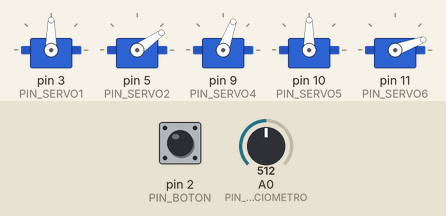
The sketch below on a simulated Arduino Uno, built with avr-gcc and run on an emulated ATmega328P. On the bench: 5 × servo. Inputs (shaded band) come from the test bench; at power-on: A0 (PIN_POTENCIOMETRO) = 512, pin 2 (PIN_BOTON) HIGH.

Above: at 3.2 s.
3.3 s: A0 (PIN_POTENCIOMETRO) set to 801
4.8 s: A0 (PIN_POTENCIOMETRO) set to 832
At 5.5 s:
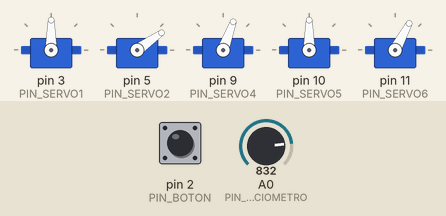
6.3 s: pin 2 (PIN_BOTON) pulled LOW for 0.15 s
At 11.6 s:
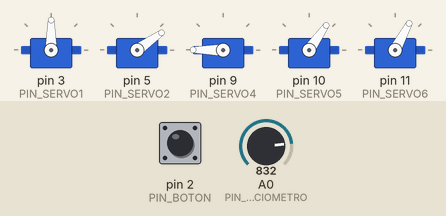
At 14.3 s:
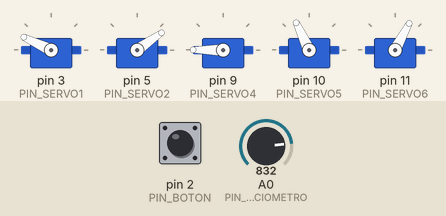
Timing chart, 0 to 15.8 s (numbered marks = the images above; inputs shaded):
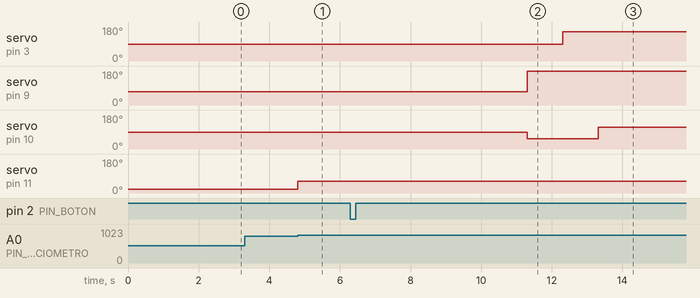

The sketch:

Mechanical_Arm_Stage2.ino
```cpp
#include <Servo.h>

// Servos (arriba hacia abajo)
Servo servo1; // Garra (Rango de 35 --> 145 Grados)
Servo servo2; // Se mantendrá en 35 todo el tiempo
Servo servo4;
Servo servo5;
Servo servo6;   // Rotación

// Pines
const int PIN_SERVO1 = 3;
const int PIN_SERVO2 = 5;
const int PIN_SERVO4 = 9;
const int PIN_SERVO5 = 10;
const int PIN_SERVO6 = 11;


// CONTROLES

const int PIN_POTENCIOMETRO = A0;
const int PIN_BOTON = 2;

// Límites del Servo 6
const int SERVO6_MIN = 20;
const int SERVO6_MAX = 160;


// ESTADO DEL SISTEMA

// false = garra abierta / sin objeto
// true  = garra cerrada / transportando objeto
bool objetoAgarrado = false;

// Variables para detectar pulsación
bool estadoAnteriorBoton = HIGH;

unsigned long ultimoCambio = 0;
const unsigned long debounce = 200;


// CONTRACCIONES PARA CONTROLAR SERVO 6 (Potenciometro)
const int UMBRAL_CONTRACCION = 818;
const int UMBRAL_REPOSO = 512;

bool contraccionActiva = false;

int posicionActual = 0;

// 1 = avanzar de posición 0 hacia posición 3
// -1 = regresar de posición 3 hacia posición 0
int direccion = 1;

const int posicionesServo6[4] = {
  20,62,104,146
};


// VOIDS DE POSICIÓN

void posicionEncorvada() {
// Servo 1 depende de estado de boton
  servo4.write(180);
  servo5.write(115);
//Servo 6 no se mueve aqui
}

void posicionAgarre() {
// Servo 1 depende de estado de boton
  servo4.write(180);
  servo5.write(55);
//Servo 6 no se mueve aqui
}


// =====================================================
// SETUP
// =====================================================

void setup() {

  pinMode(PIN_BOTON, INPUT_PULLUP);

  // Conectar servos
  servo1.attach(PIN_SERVO1);
  servo2.attach(PIN_SERVO2);
  servo4.attach(PIN_SERVO4);
  servo5.attach(PIN_SERVO5);
  servo6.attach(PIN_SERVO6);


  // POSICIÓN INICIAL (Verticalmente)
  servo1.write(90);
  servo2.write(35); //Constante siempre
  servo4.write(70);
  servo5.write(90);
  servo6.write(posicionesServo6[0]);

  delay(2000);
}


// =====================================================
// LOOP
// =====================================================

void loop() {

  // ===================================================
  // CONTROL DEL SERVO 6 POR CONTRACCIONES
  // ===================================================

  int lecturaPot = analogRead(PIN_POTENCIOMETRO);

  // Una contracción se activa al superar aproximadamente 80%
  if (lecturaPot >= UMBRAL_CONTRACCION &&
      contraccionActiva == false) {

    contraccionActiva = true;

    // Cambiar una posición en la dirección actual
    posicionActual = posicionActual + direccion;

    // Al llegar a posición 3, la siguiente contracción será de regreso
    if (posicionActual >= 3) {
      posicionActual = 3;
      direccion = -1;
    }

    // Al llegar a posición 0, la siguiente contracción será de ida
    else if (posicionActual <= 0) {
      posicionActual = 0;
      direccion = 1;
    }

    servo6.write(posicionesServo6[posicionActual]);
  }


  // Debe bajar aproximadamente de 50% antes de aceptar otra contracción
  if (lecturaPot <= UMBRAL_REPOSO) {
    contraccionActiva = false;
  }


  // ===================================================
  // LEER BOTÓN
  // ===================================================

  bool estadoBoton = digitalRead(PIN_BOTON);

  // Detectar una nueva pulsación
  if (estadoAnteriorBoton == HIGH &&
      estadoBoton == LOW &&
      millis() - ultimoCambio > debounce) {

    ultimoCambio = millis();


    // =================================================
    // CASO 1
    // NO TENEMOS OBJETO -> AGARRAR
    // =================================================

    if (objetoAgarrado == false) {

      // Esperar 5 segundos antes de bajar
      delay(5000);

      // BAJAR A POSICIÓN DE AGARRE
      posicionAgarre();


      // Esperar a que llegue
      delay(1000);

      // CERRAR GARRA
      servo1.write(155);

      objetoAgarrado = true;

      // Esperar a que cierre
      delay(1000);


      // REGRESAR A POSICIÓN ENCORVADA
      // CON LA GARRA CERRADA

      posicionEncorvada();

      delay(2000);
    }


    // =================================================
    // CASO 2
    // TENEMOS OBJETO -> SOLTAR
    // =================================================

    else {

      // BAJAR A POSICIÓN DE AGARRE
      posicionAgarre();

      // Esperar a que llegue
      delay(2000);

      // ABRIR GARRA
      servo1.write(90);

      objetoAgarrado = false;

      // Esperar a que abra
      delay(2000);


      // REGRESAR A POSICIÓN ENCORVADA
      // CON LA GARRA ABIERTA
      posicionEncorvada();

      delay(2000);
    }
  }


  estadoAnteriorBoton = estadoBoton;

  delay(15);
}
```

Measured:
- the behaviour switches between 817 and 818 on A0 (PIN_POTENCIOMETRO) (found by bisection; images 0 and 1)
- after the input at 3.3 s, every drawn part: stays the same
- after the input at 4.8 s, servo on pin 11 (PIN_SERVO6): 20° → 62° at once
- after the input at 6.3 s, servo on pin 3 (PIN_SERVO1): 90° → 155° after 6.0 s; servo on pin 9 (PIN_SERVO4): 70° → 180° after 5.0 s; servo on pin 10 (PIN_SERVO5): 90° → 55° after 5.0 s, → 115° 2.0 s later
